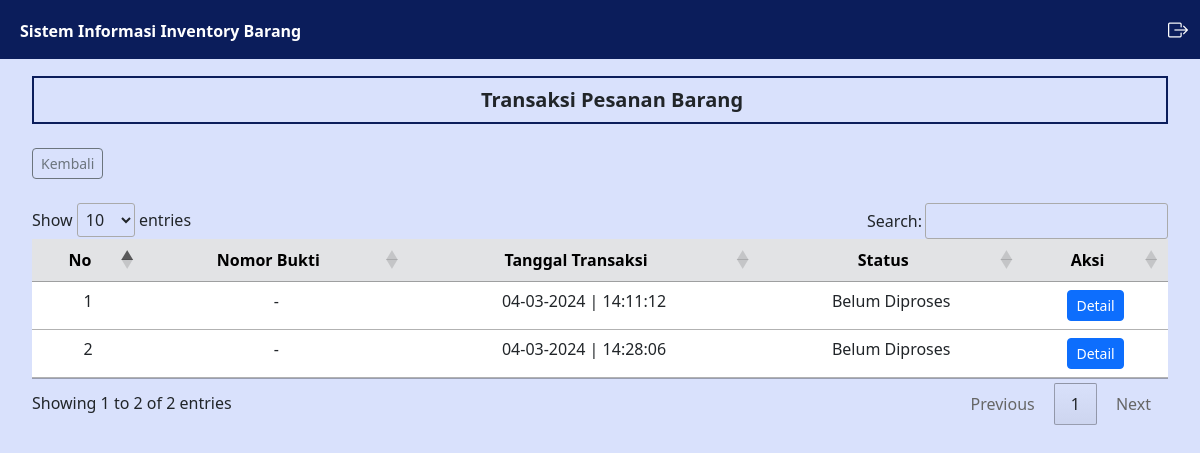
The page /pemasok/pesanan.php (signed in) on the database as committed earlier.
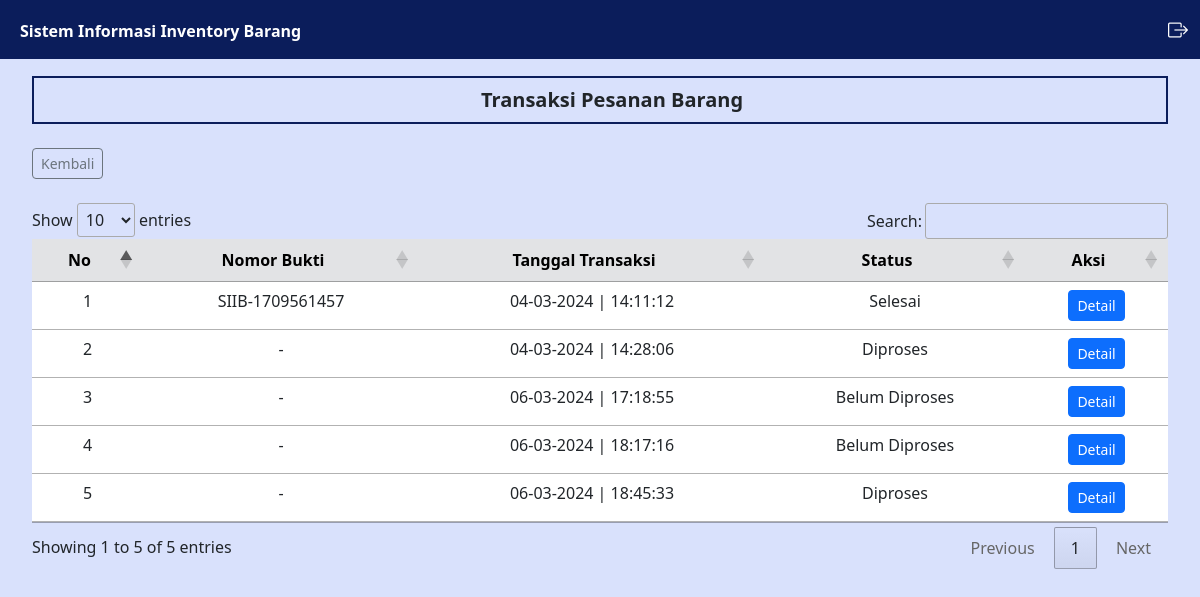
The same page on the database as committed later.
### tables this page shows
CREATE TABLE `transaksi_pembelian` (
  `idtransaksi` int(11) NOT NULL,
  `tgl_transaksi` timestamp NOT NULL DEFAULT current_timestamp(),
  `kode_transaksi` varchar(50) NOT NULL,
  `status` varchar(45) NOT NULL,
  `idpemasok` int(11) NOT NULL
);

### controller/MainController.php (called while the page is built, shortened)
<?php
    $conn = mysqli_connect("localhost","root","","inventory");
    function query($query) {
        global $conn;
        $result = mysqli_query($conn, $query);
        $rows = [];
        while ($row = mysqli_fetch_assoc($result)) {
            $rows[] = $row;
        }
        return $rows;
    }
    function generateRandomKey()
    {
        $keyLength = 32;
        $randomBytes = openssl_random_pseudo_bytes($keyLength, $strong);
        if (!$strong) {
            $randomBytes = random_bytes($keyLength);
        }
        return base64_encode($randomBytes);
    }
    function enkripsi($kata)
    {
        $key = generateRandomKey();
        $string = openssl_encrypt($kata, 'AES-256-CBC', $key, 0, substr($key, 0, 16));
        $hasilEnkripsi = base64_encode($key . $string);
        return $hasilEnkripsi;
    }
    function dekripsi($kata)
    {
        $string = base64_decode($kata);
        $key = substr($string, 0, 44);
        $enkripsi = substr($string, 44);
        $hasil = openssl_decrypt($enkripsi, 'AES-256-CBC', $key, 0, substr($key, 0, 16));
        return $hasil;
    }
    function cari_user() {
        $id = dekripsi($_COOKIE['SIIB']);
        $result = query("SELECT * FROM user WHERE iduser = '$id'");
        if(count($result) == 1) {
            $result = $result[0];
            return $result;
        } else {
            echo "<script>
                    document.location.href='../logout.php';
                  </script>";
            exit;
        }
    }
?>

### pemasok/pesanan.php (the view, shortened to what the changed rows need)
<?php
    $user = cari_user();
    $iduser = $user['iduser'];
    $data_transaksi = query("SELECT * FROM transaksi_pembelian WHERE idpemasok = $iduser");
?>
<html lang="en">
<head>
    <link href="https://cdn.jsdelivr.net/npm/bootstrap@5.3.0/dist/css/bootstrap.min.css" rel="stylesheet"
>
    <link rel="stylesheet" href="https://cdn.datatables.net/1.13.4/css/jquery.dataTables.min.css">
    <link rel="stylesheet" href="https://cdn.jsdelivr.net/npm/bootstrap-icons@1.11.3/font/bootstrap-icons.min.css">
    <link rel="stylesheet" href="../style.css">
</head>
<body>
    <div class="content">
        <div class="main-container m-0">
            <div class="d-flex">
                <div class="contents px-3 py-3 mx-3">
                    <div class="box1">
                        <h5 class="text-dark mb-0 ms-4 text-center fw-bold">
                        </h5>
                    </div>
                    <div class="mt-4">
                        <a href="../pemasok/index.php" class="btn btn-sm btn-outline-secondary">Kembali</a>
                    </div>
                    <div class="mt-4">
                        <table id="example" class="table table-hover text-center">
                            <thead>
                                <tr class="table-secondary">
                                    <th class="text-center" scope="col">No</th>
                                    <th class="text-center" scope="col">Nomor Bukti</th>
                                    <th class="text-center" scope="col">Tanggal Transaksi</th>
                                    <th class="text-center" scope="col">Status</th>
                                    <th class="text-center" scope="col">Aksi</th>
                                </tr>
                            </thead>
                            <tbody>
                                <?php
                                    $i = 1;
                                    foreach($data_transaksi as $transaksi) :
                                        $idtransaksi = $transaksi['idtransaksi'];
                                        $no_bukti = query("SELECT no_bukti FROM barang_masuk WHERE idtransaksi = $idtransaksi")[0];
                                ?>
                                    <tr>
                                        <td>
                                            <?= $i; ?>
                                        </td>
                                        <td>
                                            <?php if($no_bukti['no_bukti'] == NULL) : ?>
                                                -
                                            <?php else : ?>
                                                <?= $no_bukti['no_bukti']; ?>
                                            <?php endif; ?>
                                        </td>
                                        <td>
                                            <?= date("d-m-Y | H:i:s", strtotime($transaksi['tgl_transaksi'])); ?>
                                        </td>
                                        <td>
                                            <?= $transaksi['status']; ?>
                                        </td>
                                        <td>
                                            <a href="../pemasok/detail.php?id=<?= enkripsi($idtransaksi); ?>" class="btn btn-sm btn-primary">
                                                Detail
                                            </a>
                                        </td>
                                    </tr>
                                <?php
                                    $i++;
                                    endforeach;
                                ?>
                            </tbody>
                        </table>
                    </div>
                </div>
            </div>
        </div>
    </div>
</body>
</html>

Rows that differ between the two databases and show on the page:
changed transaksi_pembelian: no_bukti (not shown) → "SIIB-1709561457"; status "Belum Diproses" → "Selesai"; no longer shows "-"
changed transaksi_pembelian (number 2 of 5 on the later page): status "Belum Diproses" → "Diproses"
added transaksi_pembelian: tgl_transaksi "06-03-2024 | 17:18:55", status "Belum Diproses"
added transaksi_pembelian: tgl_transaksi "06-03-2024 | 18:17:16", status "Belum Diproses"
added transaksi_pembelian: tgl_transaksi "06-03-2024 | 18:45:33", status "Diproses"
Other text that changed with them:
text written by a page script: "Show entries Search: Showing 1 to 2 of 2 entries Previous 1 Next" → "Show entries Search: Showing 1 to 5 of 5 entries Previous 1 Next"
